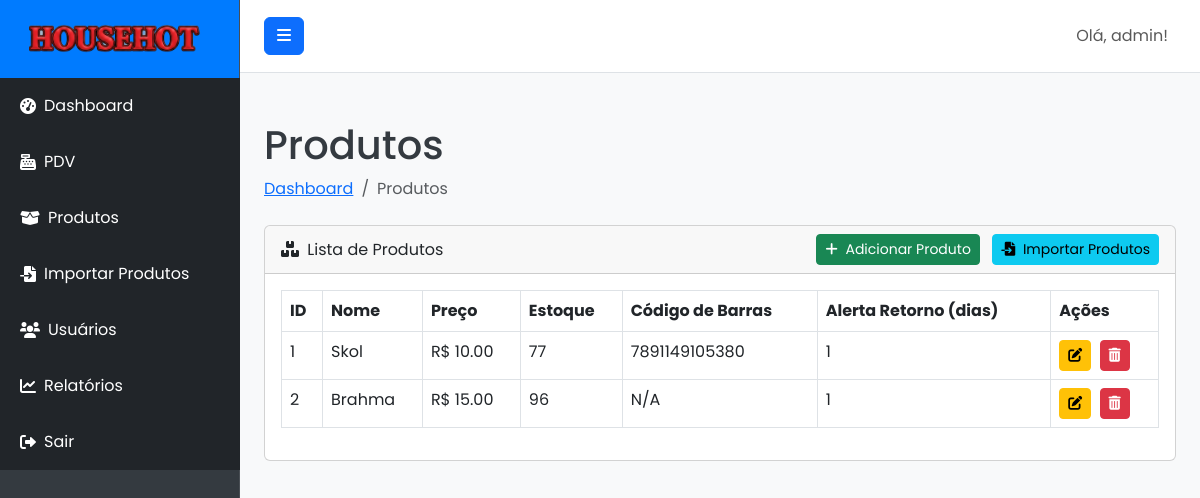
Page /products (signed in) on the earlier database version.
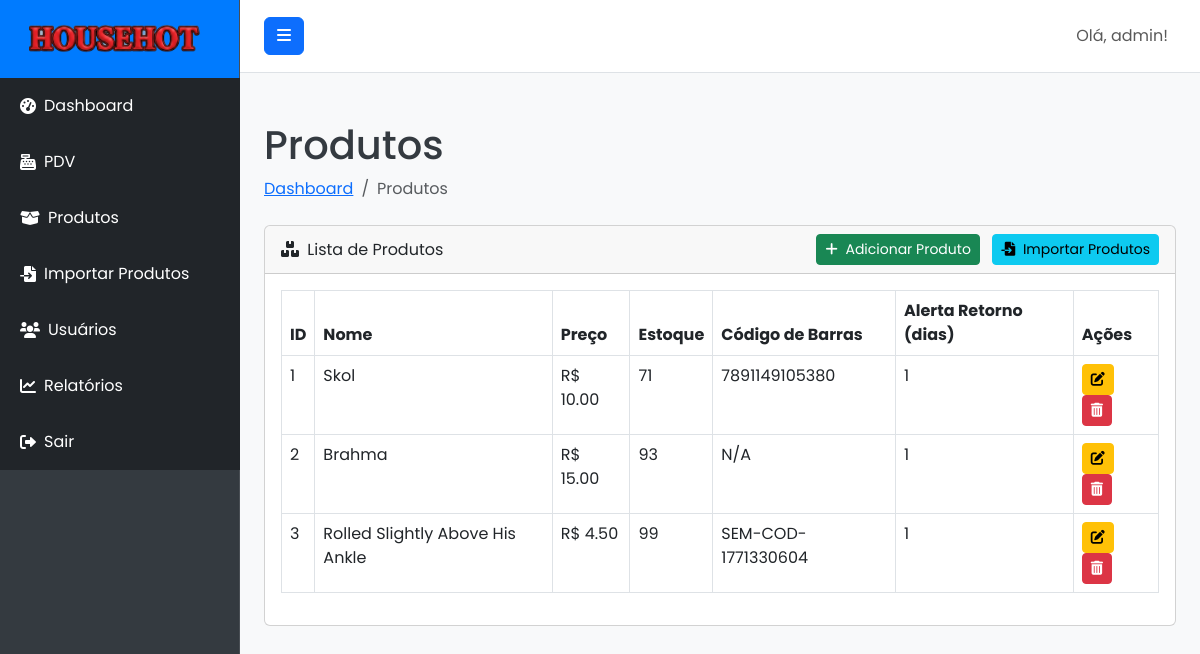
Same page on the later database version.
### models.py (models this page shows, shortened)
class User(UserMixin, db.Model):
    id = db.Column(db.Integer, primary_key=True)
    username = db.Column(db.String(80), unique=True, nullable=False)
    email = db.Column(db.String(120), unique=True, nullable=False)
    password_hash = db.Column(db.String(128), nullable=False)
    role = db.Column(db.String(20), default='user', nullable=False) # 'admin' ou 'user'
    sales = db.relationship('Sale', backref='operator', lazy=True) # Relação com vendas
    def is_admin(self):
        return self.role == 'admin'

class Product(db.Model):
    id = db.Column(db.Integer, primary_key=True)
    name = db.Column(db.String(100), nullable=False)
    description = db.Column(db.Text, nullable=True)
    price = db.Column(db.Float, nullable=False)
    stock = db.Column(db.Integer, nullable=False, default=0)
    barcode = db.Column(db.String(50), unique=True, nullable=True)
    return_alert_days = db.Column(db.Integer, nullable=True, default=None) # Pode ser nulo se não houver alerta

### routes.py (the view)
@main_bp.route('/products')
@admin_required
def products():
    products = Product.query.all()
    return render_template('products.html', products=products)

### routes.py (called while the page is built)
def admin_required(f):
    @wraps(f)
    @login_required
    def decorated_function(*args, **kwargs):
        if not current_user.is_admin():
            flash('Você não tem permissão para acessar esta página.', 'danger')
            return redirect(url_for('main.dashboard'))
        return f(*args, **kwargs)
    return decorated_function

### templates/products.html (shortened to what this page needs)
{% extends "base.html" %}
{% block content %}
<div class="container-fluid">
    <h1 class="mt-4">Produtos</h1>
    <ol class="breadcrumb mb-4">
        <li class="breadcrumb-item"><a href="{{ url_for('main.dashboard') }}">Dashboard</a></li>
        <li class="breadcrumb-item active">Produtos</li>
    </ol>
    <div class="card mb-4">
        <div class="card-header d-flex justify-content-between align-items-center">
            <div>
                <i class="fas fa-boxes me-1"></i>
                Lista de Produtos
            </div>
            <div>
                <a href="{{ url_for('main.add_product') }}" class="btn btn-success btn-sm me-2">
                    <i class="fas fa-plus me-1"></i> Adicionar Produto
                </a>
                <a href="{{ url_for('main.import_products') }}" class="btn btn-info btn-sm">
                    <i class="fas fa-file-import me-1"></i> Importar Produtos
                </a>
            </div>
        </div>
        <div class="card-body">
            <div class="table-responsive">
                <table class="table table-bordered" id="productsTable" width="100%" cellspacing="0">
                    <thead>
                        <tr>
                            <th>ID</th>
                            <th>Nome</th>
                            <th>Preço</th>
                            <th>Estoque</th>
                            <th>Código de Barras</th>
                            <th>Alerta Retorno (dias)</th>
                            <th>Ações</th>
                        </tr>
                    </thead>
                    <tbody>
                        {% for product in products %}
                        <tr>
                            <td>{{ product.id }}</td>
                            <td>{{ product.name }}</td>
                            <td>R$ {{ "%.2f"|format(product.price) }}</td>
                            <td>{{ product.stock }}</td>
                            <td>{{ product.barcode if product.barcode else 'N/A' }}</td>
                            <td>{{ product.return_alert_days if product.return_alert_days is not none else 'N/A' }}</td>
                            <td>
                                <a href="{{ url_for('main.edit_product', product_id=product.id) }}" class="btn btn-warning btn-sm me-1">
                                    <i class="fas fa-edit"></i>
                                </a>
                                <form action="{{ url_for('main.delete_product', product_id=product.id) }}" method="POST" class="d-inline">
                                    <button type="submit" class="btn btn-danger btn-sm" onclick="return confirm('Tem certeza que deseja excluir este produto?');">
                                        <i class="fas fa-trash-alt"></i>
                                    </button>
                                </form>
                            </td>
                        </tr>
                        {% endfor %}
                    </tbody>
                </table>
            </div>
        </div>
    </div>
</div>
{% endblock %}

### templates/base.html (shortened to what this page needs)
<!DOCTYPE html>
<html lang="pt-br">
<head>
    <link href="https://cdn.jsdelivr.net/npm/bootstrap@5.3.0/dist/css/bootstrap.min.css" rel="stylesheet">
    <link rel="stylesheet" href="https://cdnjs.cloudflare.com/ajax/libs/font-awesome/6.0.0-beta3/css/all.min.css">
    <link rel="stylesheet" href="{{ url_for('static', filename='css/style.css') }}">
</head>
<body>
    <div class="d-flex" id="wrapper">
        <div class="bg-dark border-right" id="sidebar-wrapper">
            <div class="sidebar-heading text-white text-center py-4 fs-4 fw-bold">
                <img src="{{ url_for('static', filename='img/logo.png') }}" alt="Logo" class="me-2" style="height: 30px;">
            </div>
            <div class="list-group list-group-flush">
                <a href="{{ url_for('main.dashboard') }}" class="list-group-item list-group-item-action bg-dark text-white">
                    <i class="fas fa-tachometer-alt me-2"></i> Dashboard
                </a>
                <a href="{{ url_for('main.pdv') }}" class="list-group-item list-group-item-action bg-dark text-white">
                    <i class="fas fa-cash-register me-2"></i> PDV
                </a>
                {% if current_user.is_authenticated and current_user.is_admin() %}
                <a href="{{ url_for('main.products') }}" class="list-group-item list-group-item-action bg-dark text-white">
                    <i class="fas fa-box-open me-2"></i> Produtos
                </a>
                <a href="{{ url_for('main.import_products') }}" class="list-group-item list-group-item-action bg-dark text-white">
                    <i class="fas fa-file-import me-2"></i> Importar Produtos
                </a>
                <a href="{{ url_for('main.users') }}" class="list-group-item list-group-item-action bg-dark text-white">
                    <i class="fas fa-users me-2"></i> Usuários
                </a>
                <a href="{{ url_for('main.reports') }}" class="list-group-item list-group-item-action bg-dark text-white">
                    <i class="fas fa-chart-line me-2"></i> Relatórios
                </a>
                {% endif %}
                <a href="{{ url_for('main.logout') }}" class="list-group-item list-group-item-action bg-dark text-white">
                    <i class="fas fa-sign-out-alt me-2"></i> Sair
                </a>
            </div>
        </div>
        <div id="page-content-wrapper">
            <nav class="navbar navbar-expand-lg navbar-light bg-light border-bottom">
                <button class="btn btn-primary" id="menu-toggle">
                    <i class="fas fa-bars"></i>
                </button>
                <div class="collapse navbar-collapse" id="navbarSupportedContent">
                    <ul class="navbar-nav ms-auto mt-2 mt-lg-0">
                        <li class="nav-item active">
                            <a class="nav-link" href="#">Olá, {{ current_user.username }}!</a>
                        </li>
                    </ul>
                </div>
            </nav>
            <div class="container-fluid py-4">
                {% block content %}{% endblock %}
            </div>
        </div>
    </div>
</body>
</html>

### static/css/style.css (style rules this page uses)
:root { --primary-color: #007bff; --secondary-color: #28a745; --info-color: #17a2b8; --warning-color: #ffc107; --danger-color: #dc3545; --background-light: #f8f9fa; --text-dark: #343a40; --text-light: #ffffff; --sidebar-bg: #343a40; --sidebar-link-hover: #0056b3; --sidebar-header-bg: var(--primary-color); --navbar-bg: #ffffff; --navbar-border-bottom: #e0e0e0; --card-bg: #ffffff; --card-shadow: 0 0.125rem 0.25rem rgba(0, 0, 0, 0.075); --login-bg-gradient-start: #007bff; --login-bg-gradient-end: #0056b3; --login-card-bg: rgba(255, 255, 255, 0.95); --login-card-shadow: 0 10px 25px rgba(0, 0, 0, 0.2); }
body { font-family: 'Poppins', sans-serif; background-color: var(--background-light); color: var(--text-dark); margin: 0; overflow-x: hidden; }
#wrapper { display: flex; width: 100%; align-items: stretch; }
#sidebar-wrapper { min-height: 100vh; width: 15rem; margin-left: 0; transition: margin .25s ease-out; background-color: var(--sidebar-bg) !important; border-right: 1px solid rgba(255, 255, 255, 0.1); flex-shrink: 0; }
#sidebar-wrapper .sidebar-heading { padding: 1.5rem 1.25rem; background-color: var(--sidebar-header-bg); display: flex; align-items: center; justify-content: center; }
#sidebar-wrapper .list-group { width: 15rem; }
#sidebar-wrapper .list-group-item { border: none; padding: 1rem 1.25rem; color: rgba(255, 255, 255, 0.7); background-color: transparent; text-decoration: none; display: flex; align-items: center; }
#page-content-wrapper { flex: 1; min-width: 0; width: 100%; }
.navbar { padding: 1rem 1.5rem; background-color: var(--navbar-bg) !important; border-bottom: 1px solid var(--navbar-border-bottom); }

Differences in the rows shown:
changed Product "Skol": stock "77" → "71"
changed Product "Brahma": stock "96" → "93"
added Product: id "3", name "Rolled Slightly Above His Ankle", price "4.50", stock "99", barcode "SEM-COD-1771330604", return_alert_days "1"
